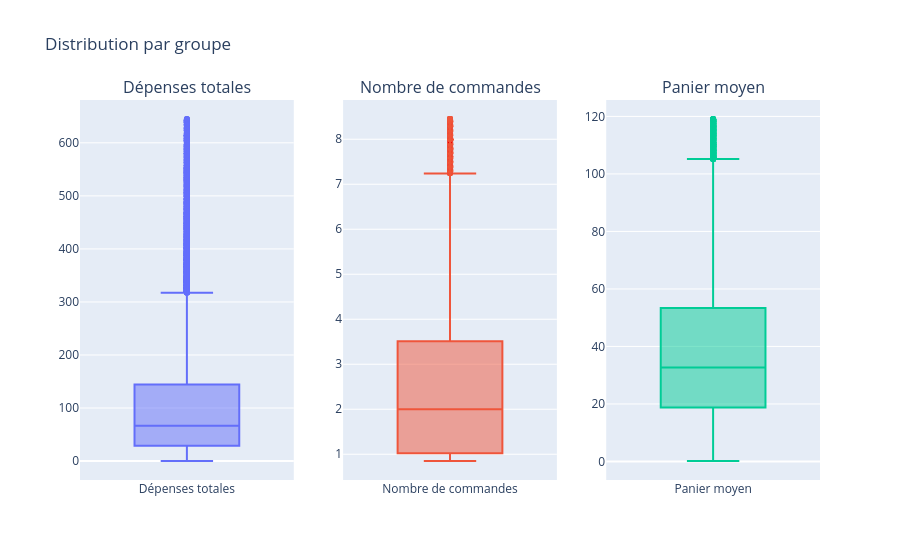

Notebook code cell kept with this figure:
### Code cell
cols = ["total_spent", "n_orders", "avg_basket"]
names = ["Dépenses totales", "Nombre de commandes", "Panier moyen"]
colors = ["#636EFA", "#EF553B", "#00CC96"]

fig = make_subplots(rows=1, cols=3, subplot_titles=names)

for i, (col, name, color) in enumerate(zip(cols, names, colors), start=1):
    fig.add_trace(
        go.Box(y=df_clean[col], name=name, marker_color=color, showlegend=False),
        row=1, col=i
    )

fig.update_layout(title="Distribution par groupe")
fig.show()

### Figure 1 — Plotly figure (JSON) as saved in the notebook; plotly's stock layout.template omitted (floating-point values rounded to 4 significant figures; data arrays with more than 128 entries replaced by an {"elided": "..."} marker saying what was removed)
{"data": [{"marker": {"color": "#636EFA"}, "name": "Dépenses totales", "showlegend": false, "type": "box", "xaxis": "x", "y": {"elided": "38977 float values"}, "yaxis": "y"}, {"marker": {"color": "#EF553B"}, "name": "Nombre de commandes", "showlegend": false, "type": "box", "xaxis": "x2", "y": {"elided": "38977 float values"}, "yaxis": "y2"}, {"marker": {"color": "#00CC96"}, "name": "Panier moyen", "showlegend": false, "type": "box", "xaxis": "x3", "y": {"elided": "38977 float values"}, "yaxis": "y3"}], "layout": {"annotations": [{"font": {"size": 16}, "showarrow": false, "text": "Dépenses totales", "x": 0.1444, "xanchor": "center", "xref": "paper", "y": 1, "yanchor": "bottom", "yref": "paper"}, {"font": {"size": 16}, "showarrow": false, "text": "Nombre de commandes", "x": 0.5, "xanchor": "center", "xref": "paper", "y": 1, "yanchor": "bottom", "yref": "paper"}, {"font": {"size": 16}, "showarrow": false, "text": "Panier moyen", "x": 0.8556, "xanchor": "center", "xref": "paper", "y": 1, "yanchor": "bottom", "yref": "paper"}], "title": {"text": "Distribution par groupe"}, "xaxis": {"anchor": "y", "domain": [0, 0.2889]}, "xaxis2": {"anchor": "y2", "domain": [0.3556, 0.6444]}, "xaxis3": {"anchor": "y3", "domain": [0.7111, 1]}, "yaxis": {"anchor": "x", "domain": [0, 1]}, "yaxis2": {"anchor": "x2", "domain": [0, 1]}, "yaxis3": {"anchor": "x3", "domain": [0, 1]}}}
